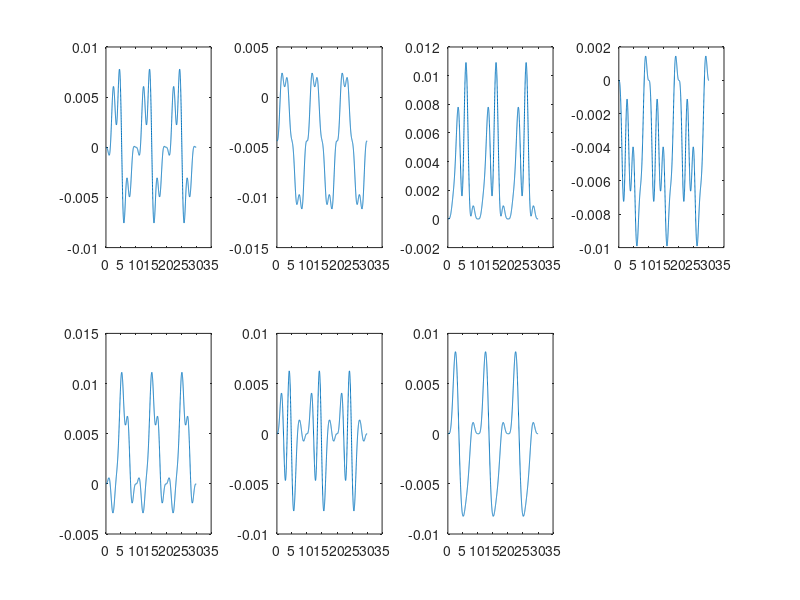

Write the MATLAB code that produced this figure.
clear;clc;close all;
data = load('dualArmV2_data_read_excitation_13.5.txt');
q = data(1:7,:);
t = data(22,:);

figure
for jnt = 1:7
    subplot(2,4,jnt)
    plot(t,q(jnt,:)/100.0)
end

